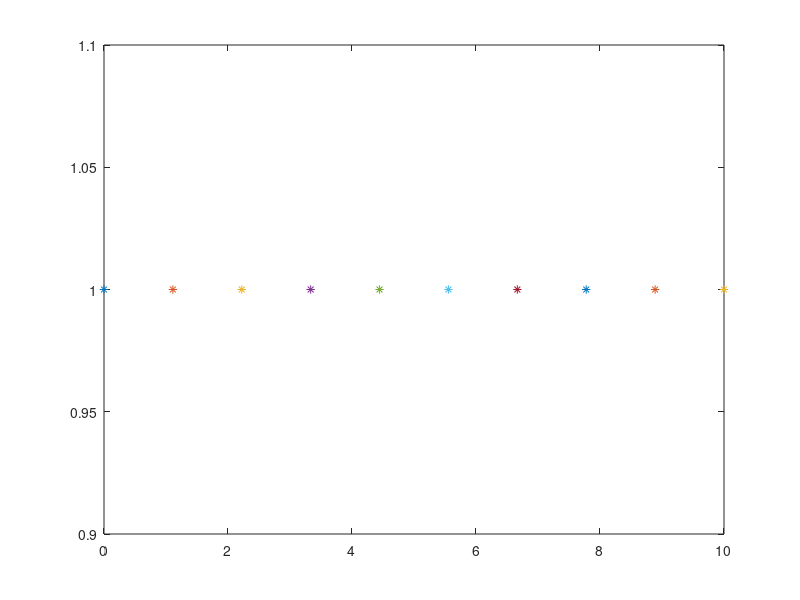
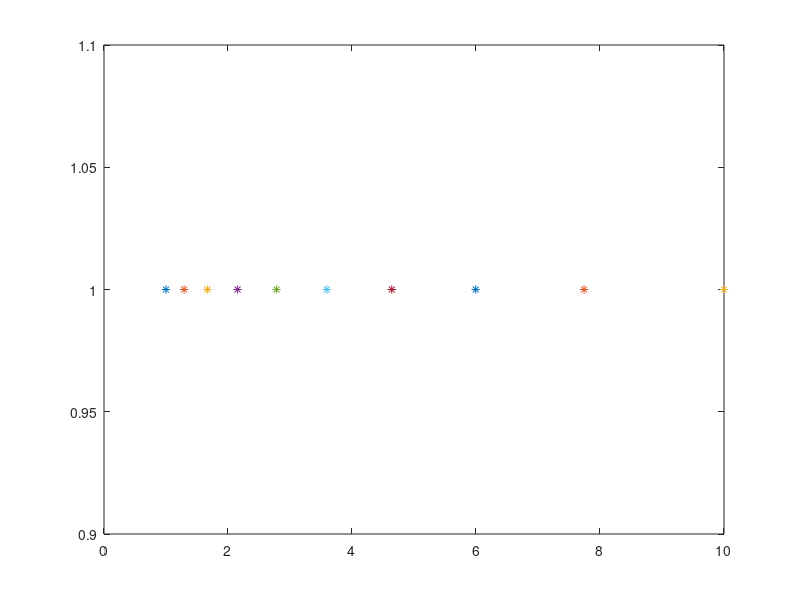
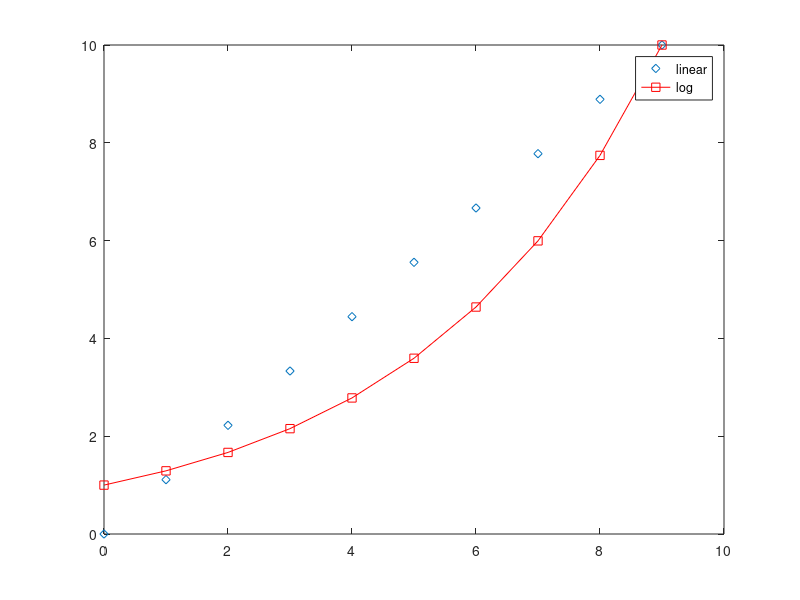
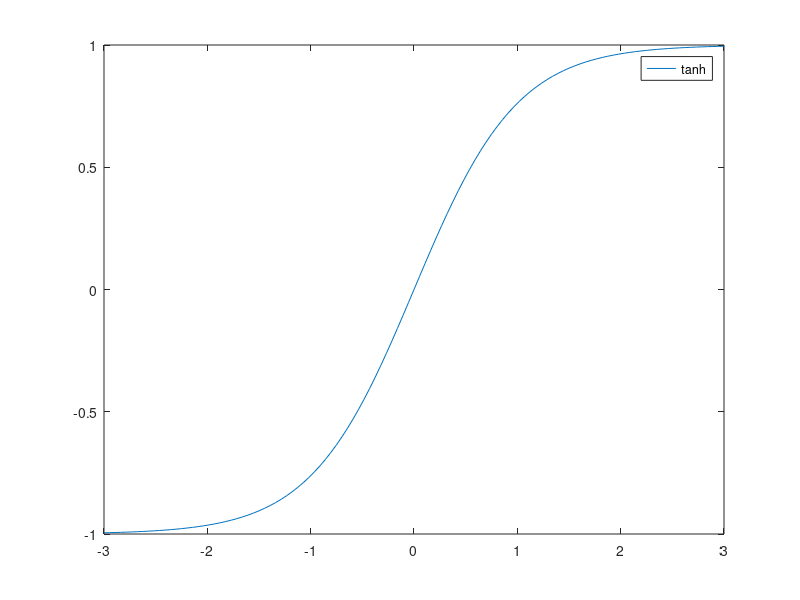

Here is the MATLAB script that generated these plots, in order:
%ENGR 151 MASTER SCRIPT FILE FOR Lab 4 Part 1
clc
clear
disp('ENGR 151 Lab 4 Part 1')
disp('Emilio Lopez')
disp('')

x=0:9;
%y=linspace(a,b,n)
y=linspace(0,10,10);
%y=logspace(a,b)
z=logspace(0,1,10);

figure(1)
plot(y,1,'*')
pause

figure(2)
plot(z,1,'*')
pause

figure(3)
plot(x,y,x,z)
pause
plot(x,y,'d',x,z,'-rs')
pause

%legend('string1','string2',...)
legend('linear','log')

pause
figure(4)
%fplot('function',limits)
fplot('tanh',[-3 3])
grid on
pause
grid off
pause

%subplot(m,n,p)

figure(5)
subplot(2,1,1)
plot(x,y,x,z)

xlabel('xlabel')
ylabel('ylabel')
title('title')

subplot(2,1,2)
fplot('tanh',[-3 3])

pause
close all